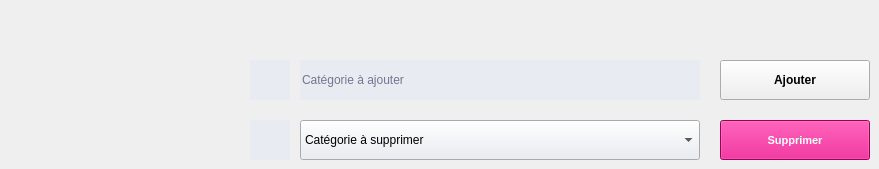
   <widget class="QWidget" name="tab_2">
    <attribute name="title">
     <string>Categories</string>
    </attribute>
    <widget class="QPushButton" name="addCat">
     <property name="geometry">
      <rect>
       <x>720</x>
       <y>60</y>
       <width>150</width>
       <height>40</height>
      </rect>
     </property>
     <property name="font">
      <font>
       <family>Segoe UI</family>
       <weight>75</weight>
       <bold>true</bold>
      </font>
     </property>
     <property name="cursor">
      <cursorShape>PointingHandCursor</cursorShape>
     </property>
     <property name="styleSheet">
      <string notr="true">QPushButton{background-color:#17afd3; color : white; border: 0px solid #000028 ;  text-align:center;}
QPushButton:hover{background-color:white;color:#17afd3;border: 0px solid #ecf0f5}
QPushButton:focus{background-color:#78d700;color:white};</string>
     </property>
     <property name="text">
      <string>Ajouter</string>
     </property>
     <property name="icon">
      <iconset>
       <normaloff>../../IMAGES/Icons/add.png</normaloff>../../IMAGES/Icons/add.png</iconset>
     </property>
     <property name="default">
      <bool>false</bool>
     </property>
    </widget>
    <widget class="QComboBox" name="delCatName">
     <property name="geometry">
      <rect>
       <x>300</x>
       <y>120</y>
       <width>400</width>
       <height>40</height>
      </rect>
     </property>
     <property name="font">
      <font>
       <family>Segoe UI</family>
       <weight>50</weight>
       <bold>false</bold>
      </font>
     </property>
     <property name="toolTip">
      <string>catégorie à supprimer</string>
     </property>
     <property name="styleSheet">
      <string notr="true">background-color:#e8ecf2;</string>
     </property>
     <item>
      <property name="text">
       <string>Catégorie à supprimer</string>
      </property>
     </item>
    </widget>
    <widget class="QPushButton" name="delCat">
     <property name="geometry">
      <rect>
       <x>720</x>
       <y>120</y>
       <width>150</width>
       <height>40</height>
      </rect>
     </property>
     <property name="palette">
      <palette>
       <active>
        <colorrole role="WindowText">
         <brush brushstyle="SolidPattern">
          <color alpha="255">
           <red>255</red>
           <green>255</green>
           <blue>255</blue>
          </color>
         </brush>
        </colorrole>
        <colorrole role="Button">
         <brush brushstyle="SolidPattern">
          <color alpha="255">
           <red>215</red>
           <green>0</green>
           <blue>120</blue>
          </color>
         </brush>
        </colorrole>
        <colorrole role="Text">
         <brush brushstyle="SolidPattern">
          <color alpha="255">
           <red>255</red>
           <green>255</green>
           <blue>255</blue>
          </color>
         </brush>
        </colorrole>
        <colorrole role="ButtonText">
         <brush brushstyle="SolidPattern">
          <color alpha="255">
           <red>255</red>
           <green>255</green>
           <blue>255</blue>
          </color>
         </brush>
        </colorrole>
        <colorrole role="Base">
         <brush brushstyle="SolidPattern">
          <color alpha="255">
           <red>215</red>
           <green>0</green>
           <blue>120</blue>
          </color>
         </brush>
        </colorrole>
        <colorrole role="Window">
         <brush brushstyle="SolidPattern">
          <color alpha="255">
           <red>215</red>
           <green>0</green>
           <blue>120</blue>
          </color>
         </brush>
        </colorrole>
       </active>
       <inactive>
        <colorrole role="WindowText">
         <brush brushstyle="SolidPattern">
          <color alpha="255">
           <red>255</red>
           <green>255</green>
           <blue>255</blue>
          </color>
         </brush>
        </colorrole>
        <colorrole role="Button">
         <brush brushstyle="SolidPattern">
          <color alpha="255">
           <red>215</red>
           <green>0</green>
           <blue>120</blue>
          </color>
         </brush>
        </colorrole>
        <colorrole role="Text">
         <brush brushstyle="SolidPattern">
          <color alpha="255">
           <red>255</red>
           <green>255</green>
           <blue>255</blue>
          </color>
         </brush>
        </colorrole>
        <colorrole role="ButtonText">
         <brush brushstyle="SolidPattern">
          <color alpha="255">
           <red>255</red>
           <green>255</green>
           <blue>255</blue>
          </color>
         </brush>
        </colorrole>
        <colorrole role="Base">
         <brush brushstyle="SolidPattern">
          <color alpha="255">
           <red>215</red>
           <green>0</green>
           <blue>120</blue>
          </color>
         </brush>
        </colorrole>
        <colorrole role="Window">
         <brush brushstyle="SolidPattern">
          <color alpha="255">
           <red>215</red>
           <green>0</green>
           <blue>120</blue>
          </color>
         </brush>
        </colorrole>
       </inactive>
       <disabled>
        <colorrole role="WindowText">
         <brush brushstyle="SolidPattern">
          <color alpha="255">
           <red>255</red>
           <green>255</green>
           <blue>255</blue>
          </color>
         </brush>
        </colorrole>
        <colorrole role="Button">
         <brush brushstyle="SolidPattern">
          <color alpha="255">
           <red>215</red>
           <green>0</green>
           <blue>120</blue>
          </color>
         </brush>
        </colorrole>
        <colorrole role="Text">
         <brush brushstyle="SolidPattern">
          <color alpha="255">
           <red>255</red>
           <green>255</green>
           <blue>255</blue>
          </color>
         </brush>
        </colorrole>
        <colorrole role="ButtonText">
         <brush brushstyle="SolidPattern">
          <color alpha="255">
           <red>255</red>
           <green>255</green>
           <blue>255</blue>
          </color>
         </brush>
        </colorrole>
        <colorrole role="Base">
         <brush brushstyle="SolidPattern">
          <color alpha="255">
           <red>215</red>
           <green>0</green>
           <blue>120</blue>
          </color>
         </brush>
        </colorrole>
        <colorrole role="Window">
         <brush brushstyle="SolidPattern">
          <color alpha="255">
           <red>215</red>
           <green>0</green>
           <blue>120</blue>
          </color>
         </brush>
        </colorrole>
       </disabled>
      </palette>
     </property>
     <property name="font">
      <font>
       <family>Segoe UI</family>
       <pointsize>8</pointsize>
       <weight>75</weight>
       <bold>true</bold>
      </font>
     </property>
     <property name="cursor">
      <cursorShape>PointingHandCursor</cursorShape>
     </property>
     <property name="styleSheet">
      <string notr="true">QPushButton{background-color:#d70078; color : white; border: 0px solid #000028 ;  text-align:center}
QPushButton:hover{background-color:white;color:#d70078;border: 0px solid #ecf0f5}
QPushButton:focus{background-color:#78d700;color:white};</string>
     </property>
     <property name="text">
      <string>Supprimer</string>
     </property>
     <property name="icon">
      <iconset>
       <normaloff>../../IMAGES/Icons/annuler.png</normaloff>../../IMAGES/Icons/annuler.png</iconset>
     </property>
    </widget>
    <widget class="QLineEdit" name="addNewCat">
     <property name="geometry">
      <rect>
       <x>300</x>
       <y>60</y>
       <width>400</width>
       <height>40</height>
      </rect>
     </property>
     <property name="font">
      <font>
       <family>Segoe UI</family>
       <weight>50</weight>
       <bold>false</bold>
      </font>
     </property>
     <property name="toolTip">
      <string>Catégorie à ajouter</string>
     </property>
     <property name="styleSheet">
      <string notr="true">background-color:#e8ecf2;color:#000028; border:0px solid #3c80e5 ;

border: 0px solid  #808080;</string>
     </property>
     <property name="inputMask">
      <string/>
     </property>
     <property name="text">
      <string/>
     </property>
     <property name="placeholderText">
      <string>Catégorie à ajouter</string>
     </property>
     <property name="cursorMoveStyle">
      <enum>Qt::LogicalMoveStyle</enum>
     </property>
     <property name="clearButtonEnabled">
      <bool>true</bool>
     </property>
    </widget>
    <widget class="QPushButton" name="pushButton_2">
     <property name="geometry">
      <rect>
       <x>250</x>
       <y>120</y>
       <width>40</width>
       <height>40</height>
      </rect>
     </property>
     <property name="focusPolicy">
      <enum>Qt::NoFocus</enum>
     </property>
     <property name="styleSheet">
      <string notr="true">background-color:#e8ecf2; color : #a4a5a7; border: 0px solid #000028 ;  text-align:center;</string>
     </property>
     <property name="text">
      <string/>
     </property>
     <property name="icon">
      <iconset>
       <normaloff>../../IMAGES/Icons/menu.png</normaloff>../../IMAGES/Icons/menu.png</iconset>
     </property>
    </widget>
    <widget class="QPushButton" name="pushButton">
     <property name="geometry">
      <rect>
       <x>250</x>
       <y>60</y>
       <width>40</width>
       <height>40</height>
      </rect>
     </property>
     <property name="focusPolicy">
      <enum>Qt::NoFocus</enum>
     </property>
     <property name="styleSheet">
      <string notr="true">background-color:#e8ecf2; color : #a4a5a7; border: 0px solid #000028 ;  text-align:center;</string>
     </property>
     <property name="text">
      <string/>
     </property>
     <property name="icon">
      <iconset>
       <normaloff>../../IMAGES/Icons/menu.png</normaloff>../../IMAGES/Icons/menu.png</iconset>
     </property>
    </widget>
   </widget>
